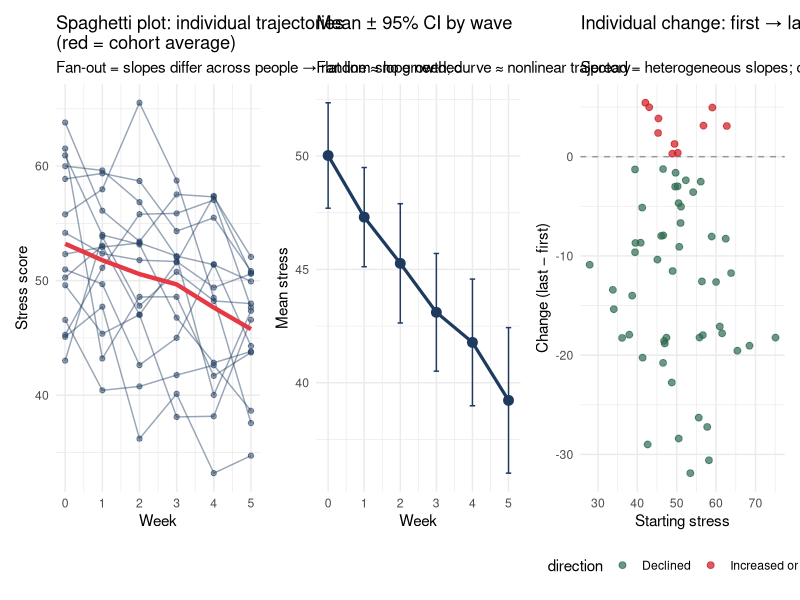
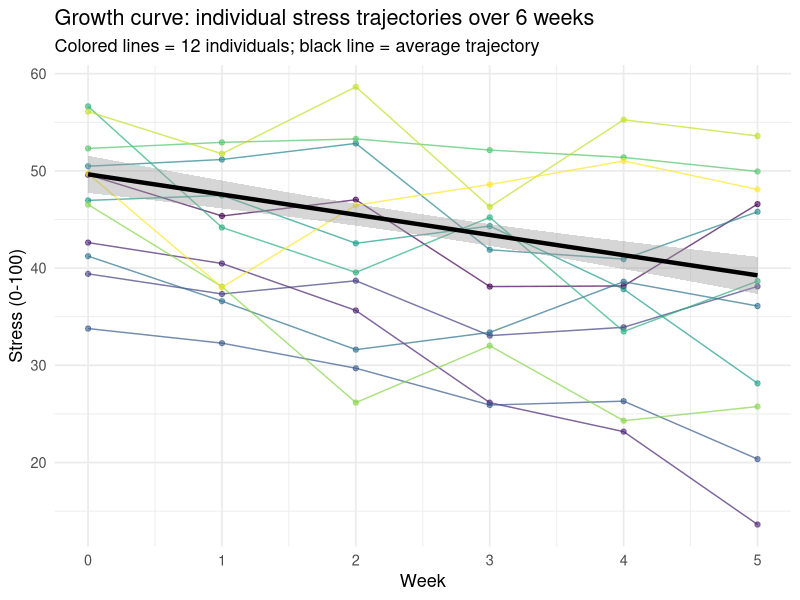
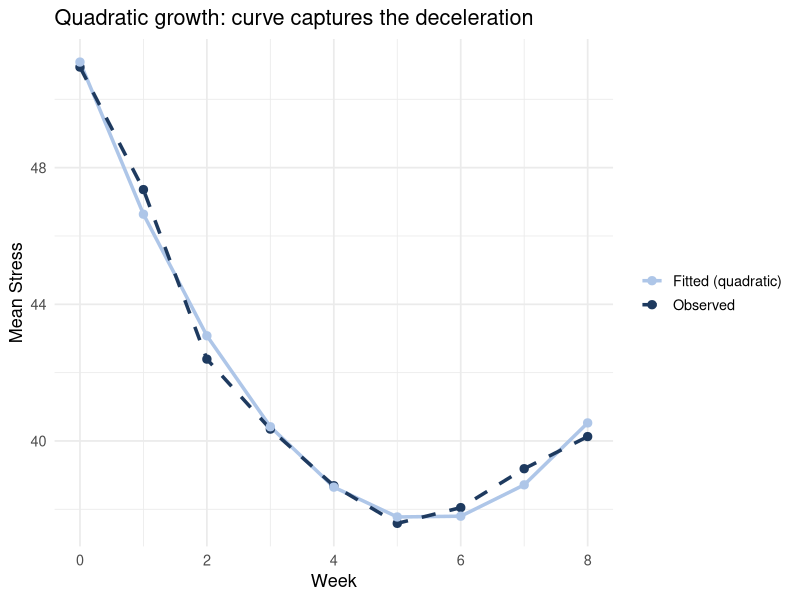
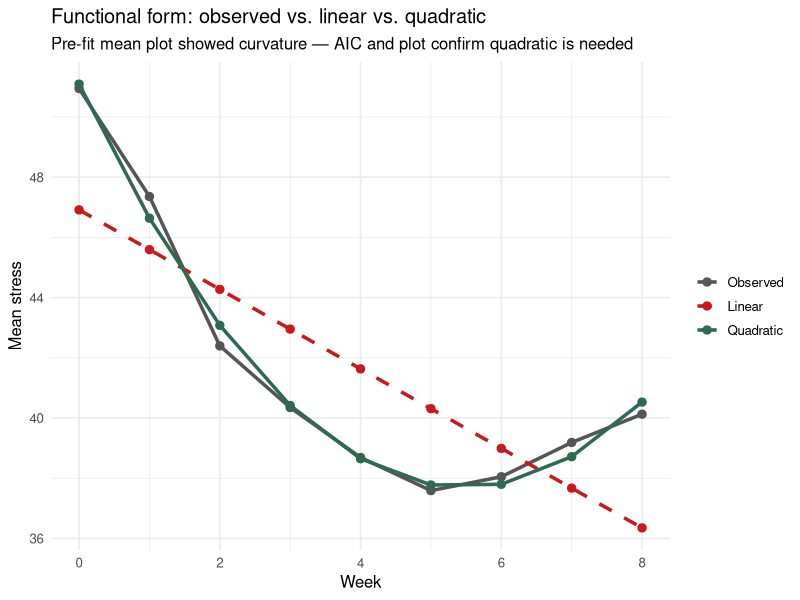
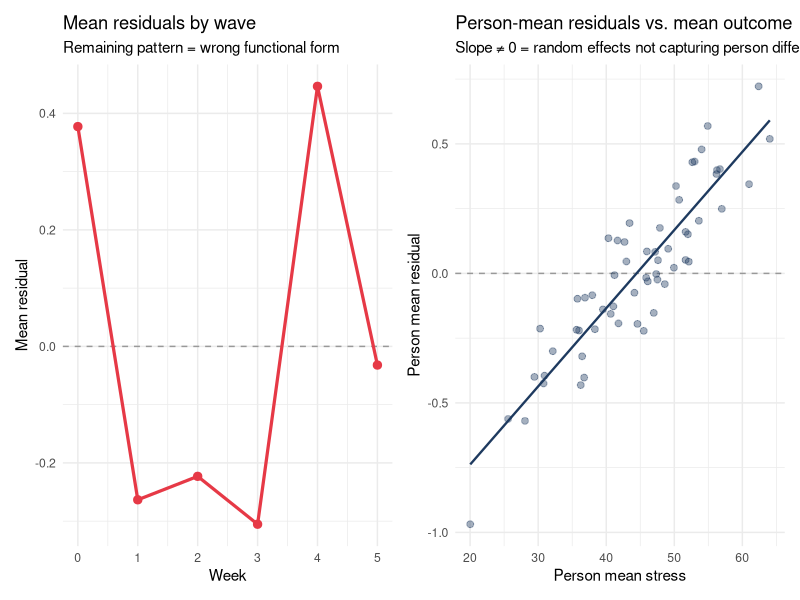

These figures' R source, in order:
## ---- chunk 1
library(tidyverse)
library(lme4)
library(lmerTest)
library(broom.mixed)
library(ggplot2)
set.seed(2024)
## ---- chunk 2
n_people <- 60
n_times  <- 6  # weeks

# Each person has a random baseline and random rate of change
person_intercepts <- rnorm(n_people, 50, 8)
person_slopes     <- rnorm(n_people, -2, 1.5)  # average decline of 2/week

df_growth <- expand_grid(person = 1:n_people, week = 0:(n_times - 1)) |>
  mutate(
    stress = person_intercepts[person] +
             person_slopes[person] * week +
             rnorm(n(), 0, 4),
    person = factor(person)
  )
## ---- chunk 3
library(patchwork)

# Spaghetti plot: individual trajectories
sample_ids <- sample(levels(df_growth$person), 15)

p_spaghetti <- df_growth |>
  filter(person %in% sample_ids) |>
  ggplot(aes(x = week, y = stress, group = person)) +
  geom_line(alpha = 0.45, color = "#1e3a5f") +
  geom_point(size = 1.5, alpha = 0.5, color = "#1e3a5f") +
  stat_summary(aes(group = NULL), fun = mean, geom = "line",
               color = "#e63946", linewidth = 1.5) +
  labs(title = "Spaghetti plot: individual trajectories\n(red = cohort average)",
       subtitle = "Fan-out = slopes differ across people → random slope needed",
       x = "Week", y = "Stress score") +
  theme_minimal(base_size = 11)

# Mean-by-wave with error bars
p_means <- df_growth |>
  group_by(week) |>
  summarise(m = mean(stress), se = sd(stress) / sqrt(n()), .groups = "drop") |>
  ggplot(aes(x = week, y = m, ymin = m - 1.96*se, ymax = m + 1.96*se)) +
  geom_line(linewidth = 1.1, color = "#1e3a5f") +
  geom_errorbar(width = 0.15, color = "#1e3a5f") +
  geom_point(size = 3, color = "#1e3a5f") +
  labs(title = "Mean ± 95% CI by wave",
       subtitle = "Flat line ≈ no growth; curve ≈ nonlinear trajectory",
       x = "Week", y = "Mean stress") +
  theme_minimal(base_size = 11)

# Person-level change: connect each person's first and last observation
p_change <- df_growth |>
  group_by(person) |>
  summarise(start = first(stress), end = last(stress), .groups = "drop") |>
  mutate(direction = if_else(end < start, "Declined", "Increased or flat")) |>
  ggplot(aes(x = start, y = end - start, color = direction)) +
  geom_hline(yintercept = 0, linetype = "dashed", color = "grey60") +
  geom_point(size = 2, alpha = 0.7) +
  scale_color_manual(values = c("Declined" = "#2d6a4f", "Increased or flat" = "#cb181d")) +
  labs(title = "Individual change: first → last wave",
       subtitle = "Spread = heterogeneous slopes; correlation with start = need to model",
       x = "Starting stress", y = "Change (last − first)") +
  theme_minimal(base_size = 11) +
  theme(legend.position = "bottom")

p_spaghetti | p_means | p_change
## ---- chunk 4
# Plot individual trajectories from the dataset created above
sample_people <- sample(levels(df_growth$person), 12)

ggplot(df_growth |> filter(person %in% sample_people),
       aes(x = week, y = stress, group = person, color = person)) +
  geom_line(alpha = 0.7) + geom_point(size = 1.5, alpha = 0.6) +
  geom_smooth(data = df_growth, aes(group = NULL, color = NULL),
              method = "lm", color = "black", linewidth = 1.5, se = TRUE) +
  scale_color_viridis_d() +
  labs(title = "Growth curve: individual stress trajectories over 6 weeks",
       subtitle = "Colored lines = 12 individuals; black line = average trajectory",
       x = "Week", y = "Stress (0-100)") +
  theme_minimal(base_size = 13) +
  theme(legend.position = "none")
## ---- chunk 5
# Unconditional growth model
m_growth <- lmer(stress ~ week + (week | person), data = df_growth)
summary(m_growth)
## ---- chunk 6
broom.mixed::tidy(m_growth, effects = "ran_pars") |>
  knitr::kable(digits = 3,
    caption = "Variance components: how much do people differ in their starting point and rate of change?")
## ---- chunk 7
# Add a predictor: treatment condition
df_growth <- df_growth |>
  mutate(treatment = rep(rbinom(n_people, 1, 0.5), each = n_times))

# Treatment might affect both initial level and rate of change
m_growth_pred <- lmer(stress ~ week * treatment + (week | person),
                      data = df_growth)

broom.mixed::tidy(m_growth_pred, effects = "fixed") |>
  knitr::kable(digits = 3,
    caption = "Growth model with treatment: interaction = different slopes by condition")
## ---- chunk 8
# Quadratic growth: 9-week stress relief study
df_growth_q <- expand_grid(person = 1:n_people, week = 0:8) |>
  mutate(
    person_int    = rep(rnorm(n_people, 50, 8), each = 9),
    person_lin    = rep(rnorm(n_people, -5, 2), each = 9),
    person_quad   = rep(rnorm(n_people, 0.5, 0.3), each = 9),
    stress        = person_int + person_lin * week + person_quad * week^2 + rnorm(n(), 0, 3),
    person        = factor(person)
  )

# Fit with quadratic time
m_quad <- lmer(stress ~ week + I(week^2) + (week | person), data = df_growth_q)

# Plot average predicted trajectory
df_growth_q <- df_growth_q |>
  mutate(fitted_stress = fitted(m_quad))

df_growth_q |>
  group_by(week) |>
  summarise(mean_obs = mean(stress), mean_fit = mean(fitted_stress)) |>
  pivot_longer(-week) |>
  ggplot(aes(x = week, y = value, color = name, linetype = name)) +
  geom_line(linewidth = 1.2) + geom_point(size = 2.5) +
  scale_color_manual(values = c("#aec6e8", "#1e3a5f"),
                     labels = c("Fitted (quadratic)", "Observed")) +
  scale_linetype_manual(values = c("solid", "dashed"),
                        labels = c("Fitted (quadratic)", "Observed")) +
  labs(title = "Quadratic growth: curve captures the deceleration",
       x = "Week", y = "Mean Stress", color = NULL, linetype = NULL) +
  theme_minimal(base_size = 13)
## ---- chunk 9
# Compare functional forms on the quadratic dataset
m_linear_q <- lmer(stress ~ week + (week | person), data = df_growth_q,
                   control = lmerControl(optimizer = "bobyqa"))

anova(m_linear_q, m_quad) |>
  knitr::kable(digits = 3,
    caption = "AIC/BIC and LRT: does adding quadratic time improve fit?")
## ---- chunk 10
df_growth_q |>
  mutate(fit_lin  = predict(m_linear_q),
         fit_quad = predict(m_quad)) |>
  group_by(week) |>
  summarise(Observed   = mean(stress),
            `Linear`   = mean(fit_lin),
            `Quadratic` = mean(fit_quad), .groups = "drop") |>
  pivot_longer(-week, names_to = "series", values_to = "stress") |>
  mutate(series = factor(series, levels = c("Observed", "Linear", "Quadratic"))) |>
  ggplot(aes(x = week, y = stress, color = series, linetype = series)) +
  geom_line(linewidth = 1.2) + geom_point(size = 2.5) +
  scale_color_manual(values = c(Observed = "#555", Linear = "#cb181d",
                                 Quadratic = "#2d6a4f")) +
  scale_linetype_manual(values = c(Observed = "solid", Linear = "dashed",
                                    Quadratic = "solid")) +
  labs(title = "Functional form: observed vs. linear vs. quadratic",
       subtitle = "Pre-fit mean plot showed curvature — AIC and plot confirm quadratic is needed",
       x = "Week", y = "Mean stress", color = NULL, linetype = NULL) +
  theme_minimal(base_size = 12)
## ---- chunk 11
# Check for singularity — near-zero variances or boundary correlations
isSingular(m_growth)
isSingular(m_growth_pred)

# Inspect the random effects structure
as.data.frame(VarCorr(m_growth)) |>
  select(grp, var1, var2, sdcor) |>
  knitr::kable(digits = 4,
    caption = "Random effects: check for near-zero SDs or correlations at ±1")
## ---- chunk 12
df_growth <- df_growth |>
  mutate(resid_g = residuals(m_growth))

p_resid_wave <- df_growth |>
  group_by(week) |>
  summarise(mr = mean(resid_g), .groups = "drop") |>
  ggplot(aes(x = week, y = mr)) +
  geom_hline(yintercept = 0, linetype = "dashed", color = "grey60") +
  geom_line(color = "#e63946", linewidth = 1.1) +
  geom_point(color = "#e63946", size = 2.5) +
  labs(title = "Mean residuals by wave",
       subtitle = "Remaining pattern = wrong functional form",
       x = "Week", y = "Mean residual") +
  theme_minimal(base_size = 11)

p_resid_person <- df_growth |>
  group_by(person) |>
  summarise(mr = mean(resid_g), ms = mean(stress), .groups = "drop") |>
  ggplot(aes(x = ms, y = mr)) +
  geom_hline(yintercept = 0, linetype = "dashed", color = "grey60") +
  geom_point(alpha = 0.4, color = "#1e3a5f", size = 2) +
  geom_smooth(method = "lm", se = FALSE, color = "#1e3a5f", linewidth = 0.8) +
  labs(title = "Person-mean residuals vs. mean outcome",
       subtitle = "Slope ≠ 0 = random effects not capturing person differences",
       x = "Person mean stress", y = "Person mean residual") +
  theme_minimal(base_size = 11)

p_resid_wave | p_resid_person
## ---- chunk 13
knitr::kable(
  tibble(
    Assumption = c(
      "Correct functional form for time",
      "Individual variation in rate of change (random slope)",
      "Normal distribution of random effects",
      "Independence of within-person residuals",
      "Random effects independent of predictors"
    ),
    `Plain-language meaning` = c(
      "The model's time equation matches the actual trajectory shape",
      "People differ in how fast they change, not just in their starting level",
      "Person-level intercepts and slopes are drawn from a bivariate normal distribution",
      "After removing the individual trajectory, residuals are not autocorrelated",
      "Who starts high or changes fast is unrelated to treatment or other covariates"
    ),
    `What to inspect` = c(
      "Mean-by-wave plot; residuals by wave after fitting",
      "Spaghetti plot (do trajectories fan out?); LRT comparing RE structures",
      "Q-Q plot of estimated random effects (BLUPs)",
      "ACF of within-person residuals; residuals by wave",
      "Correlate BLUPs with treatment or baseline predictors"
    ),
    `Failure looks like` = c(
      "Systematic curve in mean-by-wave residuals; AIC favors more complex time model",
      "Singular fit; near-zero slope variance; visible divergence of individual lines",
      "Heavy tails or bimodality in the BLUP distribution",
      "Significant ACF at lag 1 in within-person residuals",
      "Estimated BLUPs correlate with treatment group or baseline covariate"
    ),
    `What to do next` = c(
      "Add quadratic term; piecewise model at a theoretically motivated wave; splines",
      "Add `(week | person)`; if singular, consider whether slope variation is theoretically expected",
      "With n > 30 clusters, MLM is robust to mild non-normality; use robust SEs for severe violations",
      "Add AR(1) residual structure via `nlme::lme(correlation = corAR1())`",
      "If randomized: not a concern. If observational: center predictors; consider person FE"
    )
  ),
  caption = "Growth curve model assumption checklist"
)
